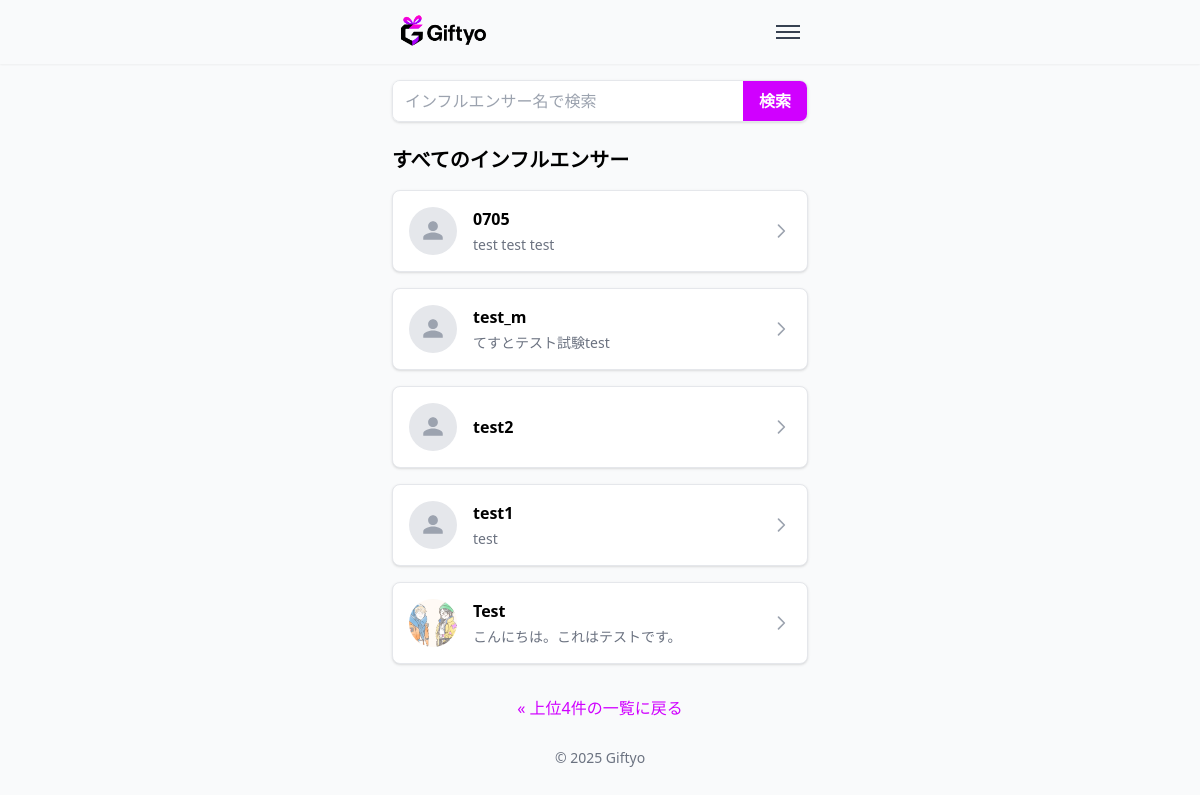
Page /all/ on the committed database.
### influencer/models.py (models this page shows, shortened)
class Influencer(models.Model):
    user = models.OneToOneField(User, on_delete=models.CASCADE, related_name='influencer_profile')
    display_name = models.CharField('表示名', max_length=50, unique=True)
    bio = models.TextField('自己紹介', blank=True)
    profile_image = models.ImageField('プロフィール画像', upload_to='influencer_profiles/', blank=True, null=True)
    instagram_url = models.URLField('Instagram URL', blank=True)
    twitter_url = models.URLField('Twitter（X）URL', blank=True)
    tiktok_url = models.URLField('TikTok URL', blank=True)
    free_url1 = models.URLField('フリーURL1', blank=True)
    free_url2 = models.URLField('フリーURL2', blank=True)
    is_public = models.BooleanField('公開設定', default=False)
    slug = models.SlugField('URLスラッグ', max_length=50, unique=True, blank=True)
    created_at = models.DateTimeField('作成日時', auto_now_add=True)
    updated_at = models.DateTimeField('更新日時', auto_now=True)
    class Meta:
        ordering = ['-created_at']

### fan/views.py (the view)
# urls.py: path('all/', views.influencer_list_all, name='influencer_list_all'),
@public_view
def influencer_list_all(request):
    q = request.GET.get('q', '').strip()
    qs = Influencer.objects.filter(is_public=True)
    if q:
        qs = qs.filter(display_name__icontains=q)
    all_influencers = qs.exclude(slug__exact='')
    return render(request, 'fan/influencer_list_all.html', {
        'q': q,
        'influencers': all_influencers,
    })

### fan/templates/fan/influencer_list_all.html (shortened to what this page needs)
{% extends 'base.html' %}
{% load static %}
{% block content %}
  <form method="get" class="mb-6">
    <div class="flex shadow rounded-lg overflow-hidden border border-gray-200">
      <input
        type="text"
        name="q"
        value="{{ q }}"
        placeholder="インフルエンサー名で検索"
        class="flex-1 px-3 py-2 text-black focus:outline-none border-none"
      />
      <button
        type="submit"
        class="px-4 py-2 bg-accent-purple hover:bg-accent-dark text-white font-bold"
      >
        検索
      </button>
    </div>
  </form>
  <h1 class="text-xl font-bold text-black mb-4">すべてのインフルエンサー</h1>
  <div class="space-y-4 mb-8">
    {% for inf in influencers %}
      {% include 'fan/_snippet_influencer_card.html' with inf=inf size="small" %}
    {% empty %}
      <p class="text-sm text-gray-500">現在、登録されたインフルエンサーはいません。</p>
    {% endfor %}
  </div>
  <div class="text-center">
    <a href="{% url 'fan:home' %}"
       class="text-accent-purple hover:underline font-medium">
      &laquo; 上位4件の一覧に戻る
    </a>
  </div>
{% endblock %}

### fan/templates/fan/_snippet_influencer_card.html
{% if size == "large" %}
  <a href="{% url 'fan:influencer_public' slug=inf.slug %}"
     class="block bg-white border rounded-lg shadow p-3 hover:shadow-md transition">
    <div class="w-20 h-20 mb-2 overflow-hidden rounded-full mx-auto bg-gray-100 flex items-center justify-center">
      {% if inf.profile_image %}
        <img src="{{ inf.profile_image.url }}" alt="{{ inf.display_name }}" class="object-cover w-full h-full"/>
      {% else %}
        <svg xmlns="http://www.w3.org/2000/svg" class="h-8 w-8 text-gray-400" fill="currentColor" viewBox="0 0 24 24">
          <path d="M12 12c2.7 0 4.875-2.175 4.875-4.875S14.7 2.25 12 2.25 7.125 4.425 7.125 7.125 9.3 12 12 12zm0 1.5c-3.225 0-9.75 1.612-9.75 4.875v2.25h19.5v-2.25c0-3.263-6.525-4.875-9.75-4.875z"/>
        </svg>
      {% endif %}
    </div>
    <p class="text-center text-sm font-semibold text-black">{{ inf.display_name }}</p>
  </a>
{% else %}
  {% if inf.slug %}
    <a href="{% url 'fan:influencer_public' slug=inf.slug %}"
       class="block bg-white border rounded-lg shadow p-4 flex items-center space-x-4 hover:shadow-md transition">
  {% else %}
    <div class="block bg-white border rounded-lg shadow p-4 flex items-center space-x-4 text-gray-400">
  {% endif %}
      {% if inf.profile_image %}
        <div class="w-12 h-12 rounded-full overflow-hidden flex-shrink-0">
          <img src="{{ inf.profile_image.url }}" alt="{{ inf.display_name }}" class="object-cover w-full h-full"/>
        </div>
      {% else %}
        <div class="w-12 h-12 rounded-full bg-gray-200 flex items-center justify-center text-gray-400 flex-shrink-0">
          <svg xmlns="http://www.w3.org/2000/svg" class="w-6 h-6" fill="currentColor" viewBox="0 0 24 24">
            <path d="M12 12c2.7 0 4.875-2.175 4.875-4.875S14.7 2.25 12 2.25 7.125 4.425 7.125 7.125 9.3 12 12 12zm0 1.5c-3.225 0-9.75 1.612-9.75 4.875v2.25h19.5v-2.25c0-3.263-6.525-4.875-9.75-4.875z"/>
          </svg>
        </div>
      {% endif %}
      <div class="flex-1">
        <h2 class="text-base font-semibold text-black">{{ inf.display_name }}</h2>
        {% if inf.bio %}
          <p class="text-sm text-gray-500 mt-1 line-clamp-2">{{ inf.bio }}</p>
        {% endif %}
      </div>
      {% if inf.slug %}
        <svg class="w-5 h-5 text-gray-400" fill="none" stroke="currentColor" viewBox="0 0 24 24">
          <path stroke-linecap="round" stroke-linejoin="round" stroke-width="2" d="M9 5l7 7-7 7"/>
        </svg>
      {% endif %}
  {% if inf.slug %}
    </a>
  {% else %}
    </div>
  {% endif %}
{% endif %}

### rows in the picture
Influencer: display_name "0705", bio "test test test"
Influencer: display_name "test_m", bio "てすとテスト試験test"
Influencer: display_name "test2"
Influencer: display_name "test1", bio "test"
Influencer: profile_image (picture), display_name "Test", bio "こんにちは。これはテストです。"
